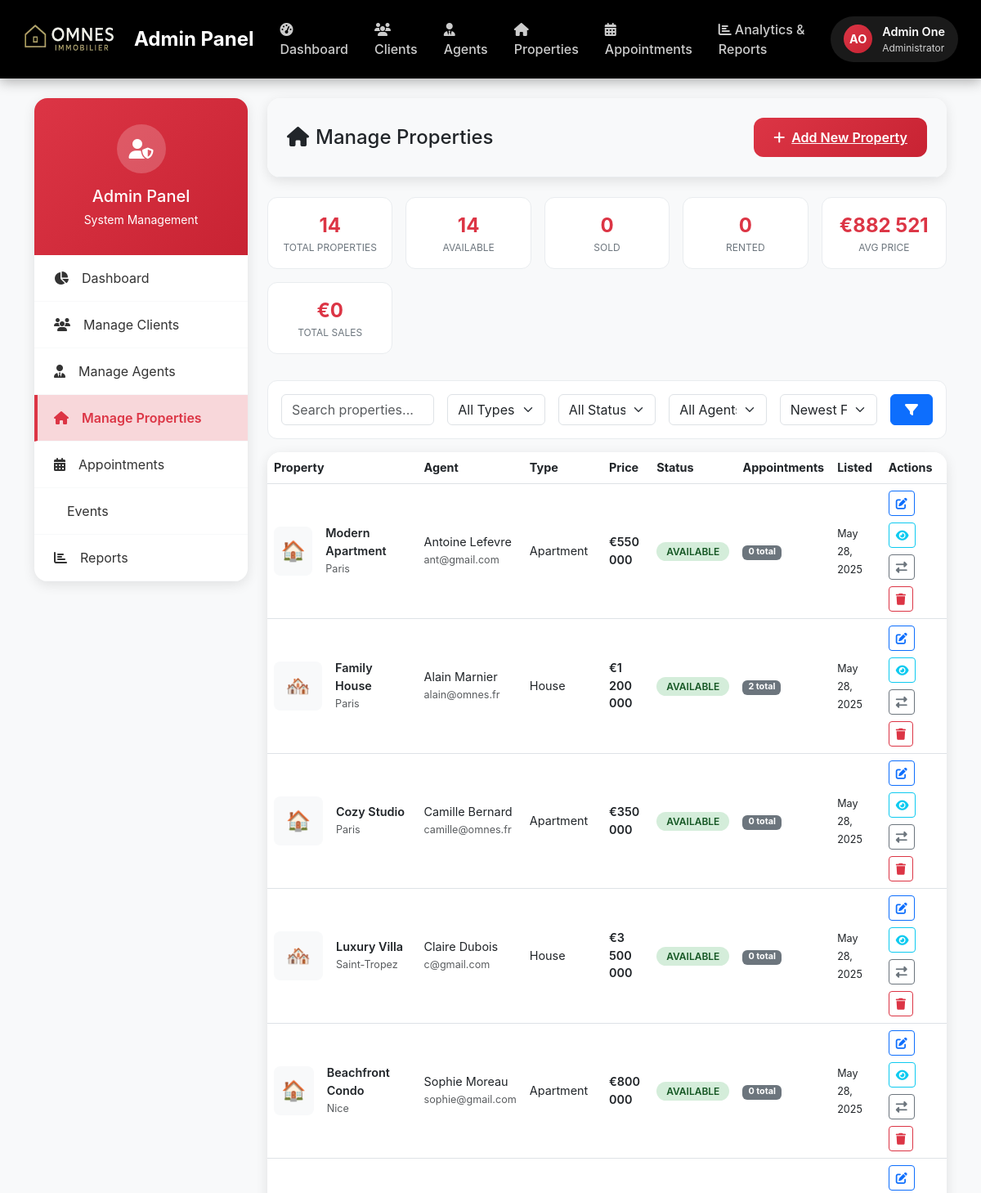
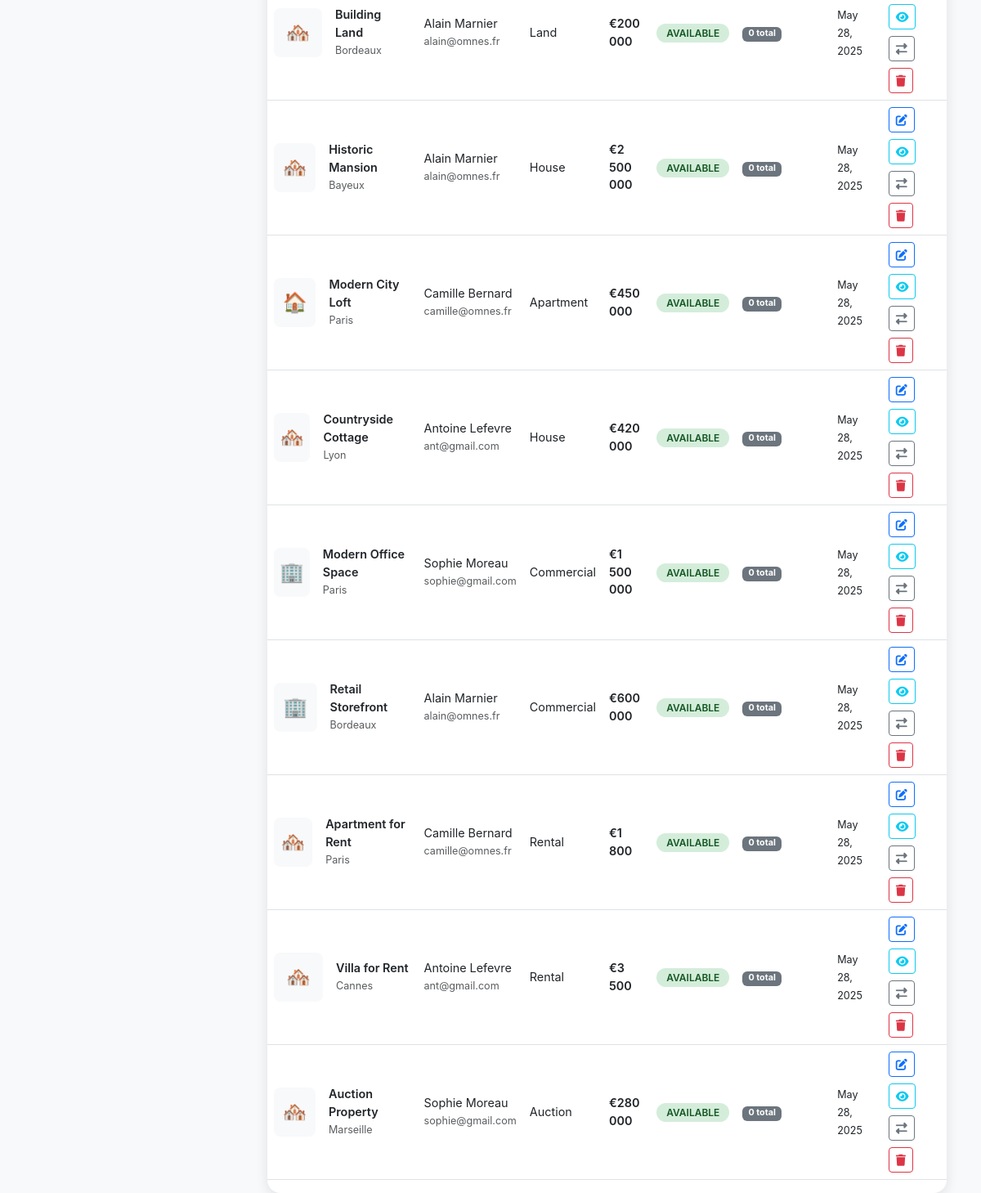
/src/admin/manage_properties.php (signed in), run on the app's committed database (2 pictures, top to bottom).
### tables this page shows
CREATE TABLE IF NOT EXISTS `users` (
  `id` int NOT NULL AUTO_INCREMENT,
  `first_name` varchar(50) NOT NULL,
  `last_name` varchar(50) NOT NULL,
  `email` varchar(100) NOT NULL,
  `password_hash` varchar(255) NOT NULL,
  `role` enum('admin','client','agent') NOT NULL DEFAULT 'client',
  `phone` varchar(15) NOT NULL,
  `created_at` timestamp NULL DEFAULT CURRENT_TIMESTAMP,
  `updated_at` timestamp NULL DEFAULT CURRENT_TIMESTAMP ON UPDATE CURRENT_TIMESTAMP,
  PRIMARY KEY (`id`),
  UNIQUE KEY `email` (`email`)
);

CREATE TABLE IF NOT EXISTS `properties` (
  `id` int NOT NULL AUTO_INCREMENT,
  `agent_id` int NOT NULL,
  `title` varchar(255) NOT NULL,
  `description` text NOT NULL,
  `images` json DEFAULT NULL,
  `price` decimal(12,2) NOT NULL,
  `property_type` enum('house','apartment','land','commercial','rental','auction') NOT NULL,
  `status` enum('available','pending','sold','rented','withdrawn') DEFAULT 'available',
  `address_line1` varchar(255) NOT NULL,
  `city` varchar(100) NOT NULL,
  `state` varchar(100) DEFAULT NULL,
  `postal_code` varchar(20) DEFAULT NULL,
  `country` varchar(100) DEFAULT 'France',
  `bedrooms` int DEFAULT '0',
  `bathrooms` int DEFAULT '0',
  `year_built` int DEFAULT '0',
  `living_area` int NOT NULL DEFAULT '0',
  `has_parking` tinyint(1) DEFAULT '0',
  `parking_spaces` int DEFAULT '0',
  `has_garden` tinyint(1) DEFAULT '0',
  `created_at` timestamp NULL DEFAULT CURRENT_TIMESTAMP,
  `updated_at` timestamp NULL DEFAULT CURRENT_TIMESTAMP ON UPDATE CURRENT_TIMESTAMP,
  PRIMARY KEY (`id`),
  KEY `agent_id` (`agent_id`)
);

### src/admin/manage_properties.php (the view, shortened to what the rows shown need)
<?php
require_once '../config/database.php';
require_once '../includes/functions.php';
$admin_data = getCurrentUser();
$database = Database::getInstance();
$db = $database->getConnection();
$sort = $_GET['sort'] ?? 'newest';
$query = "
    SELECT
        p.*,
        CONCAT(u.first_name, ' ', u.last_name) as agent_name,
        u.email as agent_email,
        COUNT(DISTINCT a.id) as appointment_count,
        COUNT(DISTINCT CASE WHEN a.status = 'scheduled' AND a.appointment_date >= NOW() THEN a.id END) as active_appointments
    FROM properties p
    INNER JOIN users u ON p.agent_id = u.id
    LEFT JOIN appointments a ON p.id = a.property_id
    WHERE 1=1
";
$params = [];
$query .= " GROUP BY p.id";
switch ($sort) {
    default:
        $query .= " ORDER BY p.created_at DESC";
}
try {
    $stmt = $db->prepare($query);
    $stmt->execute($params);
    $properties = $stmt->fetchAll(PDO::FETCH_ASSOC);
} catch (Exception $e) {
    error_log("Properties fetch error: " . $e->getMessage());
    $error = 'Error loading properties.';
    $properties = [];
}
?>
<!DOCTYPE html>
<html lang="en">
<head>
    <link href="https://cdnjs.cloudflare.com/ajax/libs/bootstrap/5.3.0/css/bootstrap.min.css" rel="stylesheet">
    <link href="https://cdnjs.cloudflare.com/ajax/libs/font-awesome/6.4.0/css/all.min.css" rel="stylesheet">
</head>
<body>
    <?php include '../includes/admin_header.php'; ?>
    <div class="container mt-4">
        <div class="row">
            <div class="col-lg-9">
                <div class="content-card mb-4">
                    <div class="content-card-header">
                        <div class="d-flex justify-content-between align-items-center">
                            <h1 class="h4 mb-0">
                                <i class="fas fa-home me-2"></i>Manage Properties
                            </h1>
                        </div>
                    </div>
                </div>
                <div class="content-card">
                    <div class="table-responsive">
                        <table class="table property-table align-middle">
                            <thead>
                                <tr>
                                    <th>Property</th>
                                    <th>Agent</th>
                                    <th>Type</th>
                                    <th>Price</th>
                                    <th>Status</th>
                                    <th>Appointments</th>
                                    <th>Listed</th>
                                    <th>Actions</th>
                                </tr>
                            </thead>
                            <tbody>
                                <?php if (empty($properties)): ?>
                                    <tr>
                                        <td colspan="8" class="text-center py-4">
                                            <i class="fas fa-home fa-2x text-muted mb-2"></i>
                                            <p class="text-muted mb-0">No properties found.</p>
                                        </td>
                                    </tr>
                                <?php else: ?>
                                    <?php foreach ($properties as $property): ?>
                                        <tr>
                                            <td>
                                                <div class="d-flex align-items-center">
                                                    <div class="property-image-small me-3">
                                                        <?= $property['property_type'] === 'apartment' ? '🏠' : ($property['property_type'] === 'commercial' ? '🏢' : '🏘️') ?>
                                                    </div>
                                                    <div>
                                                        <div class="fw-semibold"><?= htmlspecialchars($property['title']) ?></div>
                                                        <small class="text-muted"><?= htmlspecialchars($property['city']) ?></small>
                                                    </div>
                                                </div>
                                            </td>
                                            <td>
                                                <div><?= htmlspecialchars($property['agent_name']) ?></div>
                                                <small class="text-muted"><?= htmlspecialchars($property['agent_email']) ?></small>
                                            </td>
                                            <td><?= ucfirst($property['property_type']) ?></td>
                                            <td class="fw-semibold">€<?= number_format($property['price'], 0, ',', ' ') ?></td>
                                            <td>
                                                <span class="status-badge status-<?= $property['status'] ?>">
                                                    <?= ucfirst($property['status']) ?>
                                                </span>
                                            </td>
                                            <td>
                                                <span class="badge bg-secondary"><?= $property['appointment_count'] ?> total</span>
                                            </td>
                                            <td>
                                                <small><?= date('M d, Y', strtotime($property['created_at'])) ?></small>
                                            </td>
                                            <td>
                                                <div class="action-buttons">
                                                    <a href="edit_property.php?id=<?= $property['id'] ?>" class="btn btn-sm btn-outline-primary">
                                                        <i class="fas fa-edit"></i>
                                                    </a>
                                                    <a href="view_property.php?id=<?= $property['id'] ?>" class="btn btn-sm btn-outline-info">
                                                        <i class="fas fa-eye"></i>
                                                    </a>
                                                    <div class="btn-group">
                                                        <button type="button" class="btn btn-sm btn-outline-secondary dropdown-toggle" data-bs-toggle="dropdown">
                                                            <i class="fas fa-exchange-alt"></i>
                                                        </button>
                                                    </div>
                                                    <button type="button" class="btn btn-sm btn-outline-danger"
                                                            onclick="confirmDelete(<?= $property['id'] ?>, '<?= htmlspecialchars(addslashes($property['title'])) ?>')">
                                                        <i class="fas fa-trash"></i>
                                                    </button>
                                                </div>
                                            </td>
                                        </tr>
                                    <?php endforeach; ?>
                                <?php endif; ?>
                            </tbody>
                        </table>
                    </div>
                </div>
            </div>
        </div>
    </div>
</body>
</html>

### src/includes/admin_header.php (shortened to what the rows shown need)
<nav class="navbar navbar-expand-lg admin-header">
    <div class="container-fluid">
        <div class="collapse navbar-collapse" id="navbarNav">
            <div class="d-flex align-items-center me-3">
                <div class="dropdown">
                    <a href="#" class="user-profile dropdown-toggle" data-bs-toggle="dropdown" aria-expanded="false">
                        <div class="user-avatar">
                            <?= strtoupper(substr($admin_data['first_name'] ?? 'A', 0, 1) . substr($admin_data['last_name'] ?? 'D', 0, 1)) ?>
                        </div>
                        <div class="user-info">
                            <div class="user-name"><?= htmlspecialchars(($admin_data['first_name'] ?? '') . ' ' . ($admin_data['last_name'] ?? '')) ?></div>
                            <div class="user-role">Administrator</div>
                        </div>
                    </a>
                </div>
            </div>
        </div>
    </div>
</nav>

### data on the page
users: first_name+last_name "AO", first_name+last_name "Admin One"
properties: title "Modern Apartment", city "Paris", agent_name "Antoine Lefevre", users.email "ant@gmail.com", property_type "Apartment", price "550 000", status "AVAILABLE", appointment_count "0", created_at "May 28, 2025"
properties: title "Family House", city "Paris", agent_name "Alain Marnier", users.email "alain@omnes.fr", property_type "House", price "1 200 000", status "AVAILABLE", appointment_count "2", created_at "May 28, 2025"
properties: title "Cozy Studio", city "Paris", agent_name "Camille Bernard", users.email "camille@omnes.fr", property_type "Apartment", price "350 000", status "AVAILABLE", appointment_count "0", created_at "May 28, 2025"
properties: title "Luxury Villa", city "Saint-Tropez", agent_name "Claire Dubois", users.email "c@gmail.com", property_type "House", price "3 500 000", status "AVAILABLE", appointment_count "0", created_at "May 28, 2025"
properties: title "Beachfront Condo", city "Nice", agent_name "Sophie Moreau", users.email "sophie@gmail.com", property_type "Apartment", price "800 000", status "AVAILABLE", appointment_count "0", created_at "May 28, 2025"
properties: title "Building Land", city "Bordeaux", agent_name "Alain Marnier", users.email "alain@omnes.fr", property_type "Land", price "200 000", status "AVAILABLE", appointment_count "0", created_at "May 28, 2025"
properties: title "Historic Mansion", city "Bayeux", agent_name "Alain Marnier", users.email "alain@omnes.fr", property_type "House", price "2 500 000", status "AVAILABLE", appointment_count "0", created_at "May 28, 2025"
properties: title "Modern City Loft", city "Paris", agent_name "Camille Bernard", users.email "camille@omnes.fr", property_type "Apartment", price "450 000", status "AVAILABLE", appointment_count "0", created_at "May 28, 2025"
properties: title "Countryside Cottage", city "Lyon", agent_name "Antoine Lefevre", users.email "ant@gmail.com", property_type "House", price "420 000", status "AVAILABLE", appointment_count "0", created_at "May 28, 2025"
properties: title "Modern Office Space", city "Paris", agent_name "Sophie Moreau", users.email "sophie@gmail.com", property_type "Commercial", price "1 500 000", status "AVAILABLE", appointment_count "0", created_at "May 28, 2025"
properties: title "Retail Storefront", city "Bordeaux", agent_name "Alain Marnier", users.email "alain@omnes.fr", property_type "Commercial", price "600 000", status "AVAILABLE", appointment_count "0", created_at "May 28, 2025"
properties: title "Apartment for Rent", city "Paris", agent_name "Camille Bernard", users.email "camille@omnes.fr", property_type "Rental", price "1 800", status "AVAILABLE", appointment_count "0", created_at "May 28, 2025"
properties: title "Villa for Rent", city "Cannes", agent_name "Antoine Lefevre", users.email "ant@gmail.com", property_type "Rental", price "3 500", status "AVAILABLE", appointment_count "0", created_at "May 28, 2025"
properties: title "Auction Property", city "Marseille", agent_name "Sophie Moreau", users.email "sophie@gmail.com", property_type "Auction", price "280 000", status "AVAILABLE", appointment_count "0", created_at "May 28, 2025"

### other printed values
$stats['total'] "14"
$stats['available'] "14"
$stats['sold'] "0"
$stats['rented'] "0"
$stats['avg_price'] "882 521"
$stats['total_sales_value'] "0"
